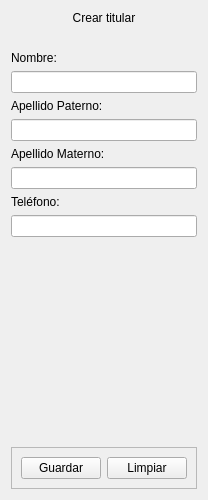
          <widget class="QWidget" name="scrollAreaWidgetContents_25">
           <property name="geometry">
            <rect>
             <x>0</x>
             <y>0</y>
             <width>198</width>
             <height>500</height>
            </rect>
           </property>
           <layout class="QVBoxLayout" name="verticalLayout_16">
            <item>
             <widget class="QLabel" name="label_create_holder">
              <property name="text">
               <string>Crear titular</string>
              </property>
              <property name="alignment">
               <set>Qt::AlignCenter</set>
              </property>
             </widget>
            </item>
            <item>
             <spacer name="horizontal_spacer_create_holder">
              <property name="orientation">
               <enum>Qt::Horizontal</enum>
              </property>
              <property name="sizeHint" stdset="0">
               <size>
                <width>40</width>
                <height>20</height>
               </size>
              </property>
             </spacer>
            </item>
            <item>
             <widget class="QLabel" name="label__create_holder_name">
              <property name="text">
               <string>Nombre:</string>
              </property>
             </widget>
            </item>
            <item>
             <widget class="QLineEdit" name="line_edit_create_holder_name"/>
            </item>
            <item>
             <widget class="QLabel" name="label_create_holder_paternal_surname">
              <property name="text">
               <string>Apellido Paterno:</string>
              </property>
             </widget>
            </item>
            <item>
             <widget class="QLineEdit" name="line_edit_create_holder_paternal_surname"/>
            </item>
            <item>
             <widget class="QLabel" name="label_create_holder_maternal_surname">
              <property name="text">
               <string>Apellido Materno:</string>
              </property>
             </widget>
            </item>
            <item>
             <widget class="QLineEdit" name="line_edit_create_holder_maternal_surname"/>
            </item>
            <item>
             <widget class="QLabel" name="label_create_holder_phone">
              <property name="text">
               <string>Teléfono:</string>
              </property>
             </widget>
            </item>
            <item>
             <widget class="QLineEdit" name="line_edit_create_holder_phone"/>
            </item>
            <item>
             <spacer name="vertical_spacer_create_holder">
              <property name="orientation">
               <enum>Qt::Vertical</enum>
              </property>
              <property name="sizeHint" stdset="0">
               <size>
                <width>20</width>
                <height>40</height>
               </size>
              </property>
             </spacer>
            </item>
            <item>
             <widget class="QFrame" name="frame_create_holder_buttons">
              <property name="frameShape">
               <enum>QFrame::StyledPanel</enum>
              </property>
              <property name="frameShadow">
               <enum>QFrame::Raised</enum>
              </property>
              <layout class="QHBoxLayout" name="horizontalLayout_18">
               <item>
                <widget class="QPushButton" name="push_button_create_holder_save_holder">
                 <property name="text">
                  <string>Guardar</string>
                 </property>
                </widget>
               </item>
               <item>
                <widget class="QPushButton" name="push_button_create_holder_clean_holder">
                 <property name="text">
                  <string>Limpiar</string>
                 </property>
                </widget>
               </item>
              </layout>
             </widget>
            </item>
           </layout>
          </widget>
